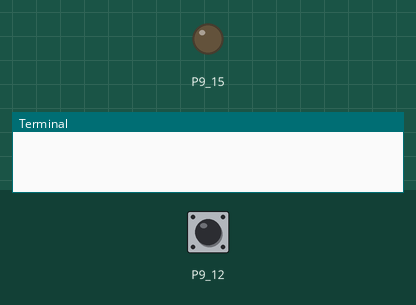
Bench run of a program on a simulated BeagleBone Black. Shown: output pins drawn as LEDs (lit = HIGH), the last lines printed to the terminal. Dashed ring = blinking. Inputs (shaded band) come from the test bench; at power-on: P9_12 LOW. The clock reads 2024-03-15 10:24:30 at power-on unless the program sets it.

Above: at 1.2 s.
1.3 s: P9_12 pulled HIGH for 0.15 s
At 1.7 s:
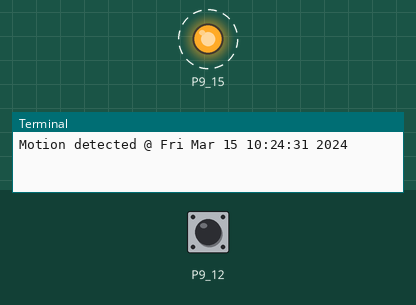
4.4 s: P9_12 pulled HIGH for 1 s
At 8.1 s:
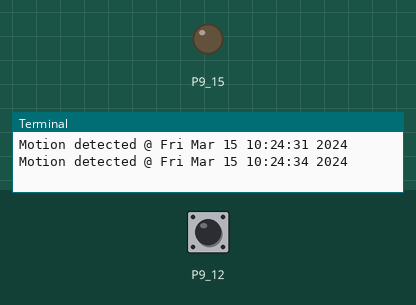
8.4 s: P9_12 pulled HIGH for 3.2 s
At 8.8 s:
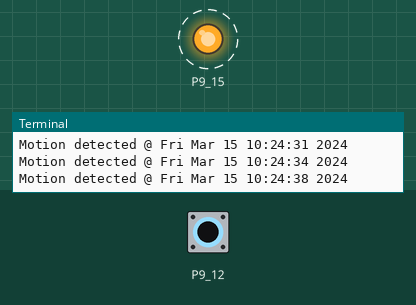
Timing chart, 0 to 12.4 s (numbered marks = the images above; inputs shaded):
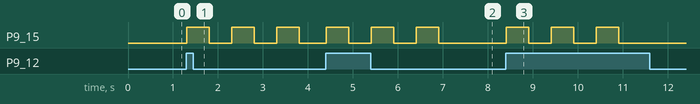

Measured:
- after the input at 1.3 s, P9_15: alternates HIGH for 0.50 s and LOW for 0.50 s, starting at once
- after the input at 4.4 s, P9_15: alternates HIGH for 0.50 s and LOW for 0.50 s, 6 changes in all, then stays LOW, starting at once
- after the input at 8.4 s, P9_15: alternates HIGH for 0.50 s and LOW for 0.50 s, 6 changes in all, then stays LOW, starting at once

The program:

people_alarm_system.py
```python
# (licence header left out)
import Adafruit_BBIO.GPIO as GPIO
import time

WAIT_TIME = 200
GPIO.setup("P9_12", GPIO.IN, pull_up_down=GPIO.PUD_DOWN)
GPIO.setup("P9_15", GPIO.OUT)

def mycallback(channel):
    print "Motion detected @", time.ctime()
    blink_led()

def blink_led():
    for i in xrange(3) :
        GPIO.output("P9_15", GPIO.HIGH)
        time.sleep(0.5)
        GPIO.output("P9_15", GPIO.LOW)
        time.sleep(0.5)

try:
    GPIO.add_event_detect("P9_12", GPIO.RISING, callback=mycallback, bouncetime=WAIT_TIME)

    while True:
        time.sleep(1)

except KeyboardInterrupt:
    print "Exception: KeyboardInterrupt"

finally:
    GPIO.cleanup()
```
